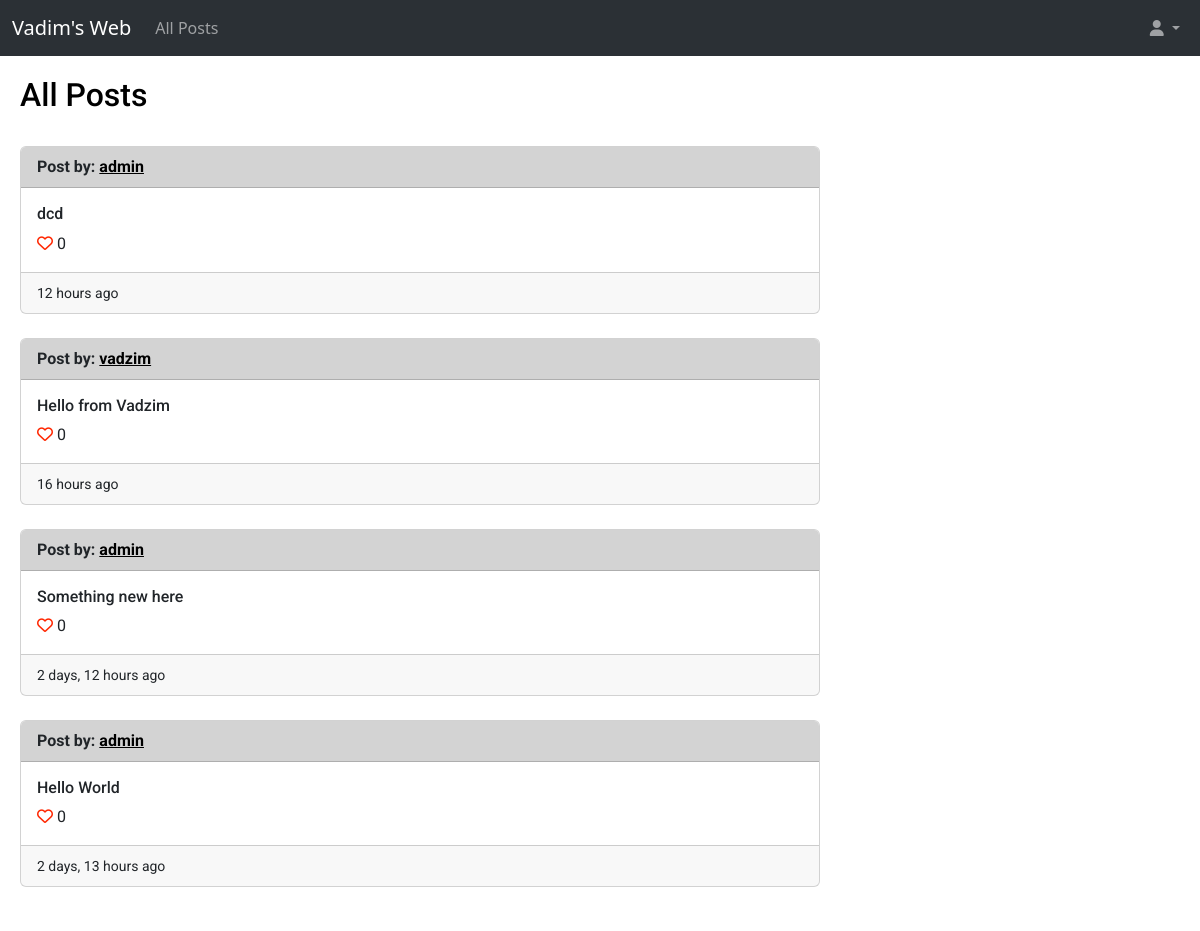
The page / on the database its author committed.
### web/models.py (models this page shows, shortened)
class Post(models.Model):
    user = models.ForeignKey(User, on_delete=models.CASCADE, related_name='post_user')
    content = models.CharField(max_length=140)
    creation_date = models.DateTimeField(auto_now_add=True, blank=True)
    number_of_likes = models.IntegerField(default=0)
    comments = models.ManyToManyField('Comments', blank=True, related_name="comments")

class User(AbstractUser):
    def __str__(self):
        return f"{self.username}"

### web/views.py (the view)
# urls.py: path("", views.index, name="index"),
def index(request):
    allposts = Post.objects.all().order_by('id').reverse()
    current_user = request.user
    return render(request, "web/index.html", {
                "allposts": allposts,
                "current_user": current_user
            })

### web/templates/web/index.html (shortened to what this page needs)
{% extends "web/layout.html" %}
{% load humanize %}
{% block body %}
    <h2>All Posts</h2>
    {% if user.is_authenticated %}
        <br>
        <h4>New Post</h4>
        <form action="{% url 'newpost' %}" method="post">
            {% csrf_token %}
            <div class="mb-3">
                <textarea class="form-control" rows="3" name="content"></textarea>
                <button style="margin-top: 10px;" type="submit" class="btn btn-primary mb-3">Post</button>
            </div>
        </form>
    {% else %}
        <br>
    {% endif %}
    {% for post in allposts %}
        <div class="card" style="max-width: 50rem;">
            <div style="background-color:lightgray;" class="card-header">
                <strong>Post by: <a style="color: black;" href="{% url 'profileforuserid' post.user.id %}">{{ post.user }}</a></strong>
            </div>
            <div class="card-body">
                <h6 class="card-title">{{ post.content }}</h6>
                <a href="#"><i class="fa-regular fa-heart" style="color: #ff2600;"></i></a> {{ post.number_of_likes }}
            </div>
            <div class="card-footer">
                <small>{{ post.creation_date|naturaltime }}</small>
            </div>
        </div>
        <br>
    {% endfor %}
{% endblock %}

### web/static/web/styles.css (style rules this page uses)
html { font-size: 16px; }

### rows shown on the page
Post: user "admin", content "dcd", number_of_likes "0", creation_date "12 hours ago"
Post: user "vadzim", content "Hello from Vadzim", number_of_likes "0", creation_date "16 hours ago"
Post: user "admin", content "Something new here", number_of_likes "0", creation_date "2 days, 12 hours ago"
Post: user "admin", content "Hello World", number_of_likes "0", creation_date "2 days, 13 hours ago"
